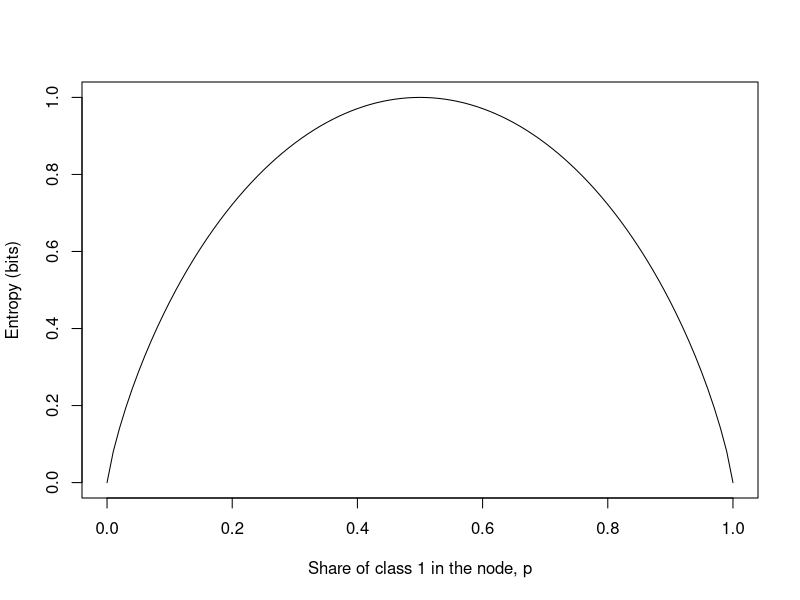

Write the R code that produced this figure.
## ---- chunk 1
H <- function(p) ifelse(p %in% c(0, 1), 0, -p*log2(p) - (1-p)*log2(1-p))
curve(H, 0, 1, xlab = "Share of class 1 in the node, p", ylab = "Entropy (bits)")
